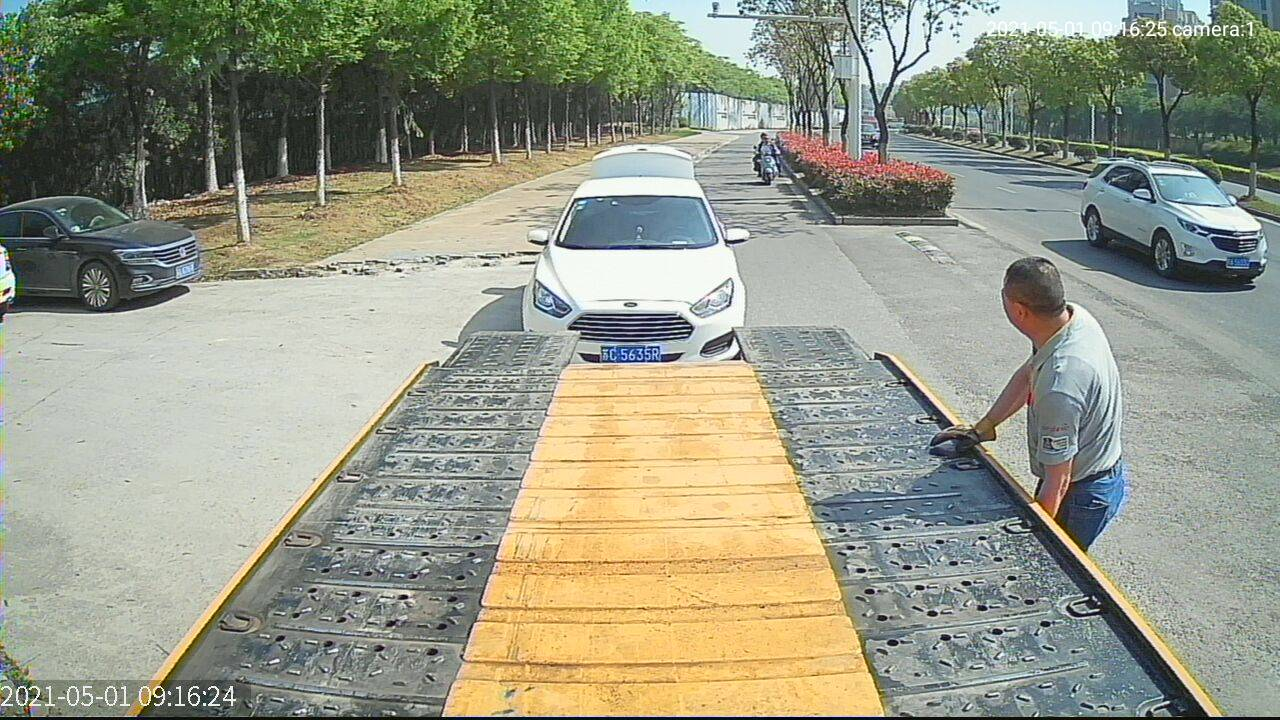
//> input picture opencv4_008/flat.jpg, 1280 x 720 px, given in place of flat11.jpg, which was not available
$ ./008   (built with g++ and OpenCV 4)
//> lines starting //> are read from the running program, lines starting //| are printed output that depends on the picture; pictures that were not available may be replaced by others from this repository, and a replacement may not be noted
#include <opencv2/opencv.hpp>
#include<iostream>
using namespace cv;
using namespace std;
int otherHist();
void histMatch();
void histMatch1();
void myNormalize();
// [6 lines left out: function orb_features, not called in this run]
//均衡的结果是图像对比度的增加。均衡能够使对比度较低的局部区域获得高对比度，从而分散最频繁的强度。当图像非常暗或者非常亮，并且背景和前景之间存在非常小的差异时，此方法非常有用。通过使用直方图均衡化，可以增加对比度，并提升暴露过度或暴露不足的细节。该技术在医学图像（例如X射线）中非常有用。
int main(int arg, char** argv) {
	Mat canvas = imread("D://images/flat11.jpg", IMREAD_COLOR);
//> canvas is the input picture: 720 rows x 1280 cols, CV_8UC3; mean B, G, R 134.5, 152.6, 150.2
	if (canvas.empty()) {
		printf("图像为空");
		waitKey(0);
		destroyAllWindows();
		return -1;
	}
	vector<Mat> mm;
	//通道分离
	split(canvas, mm);
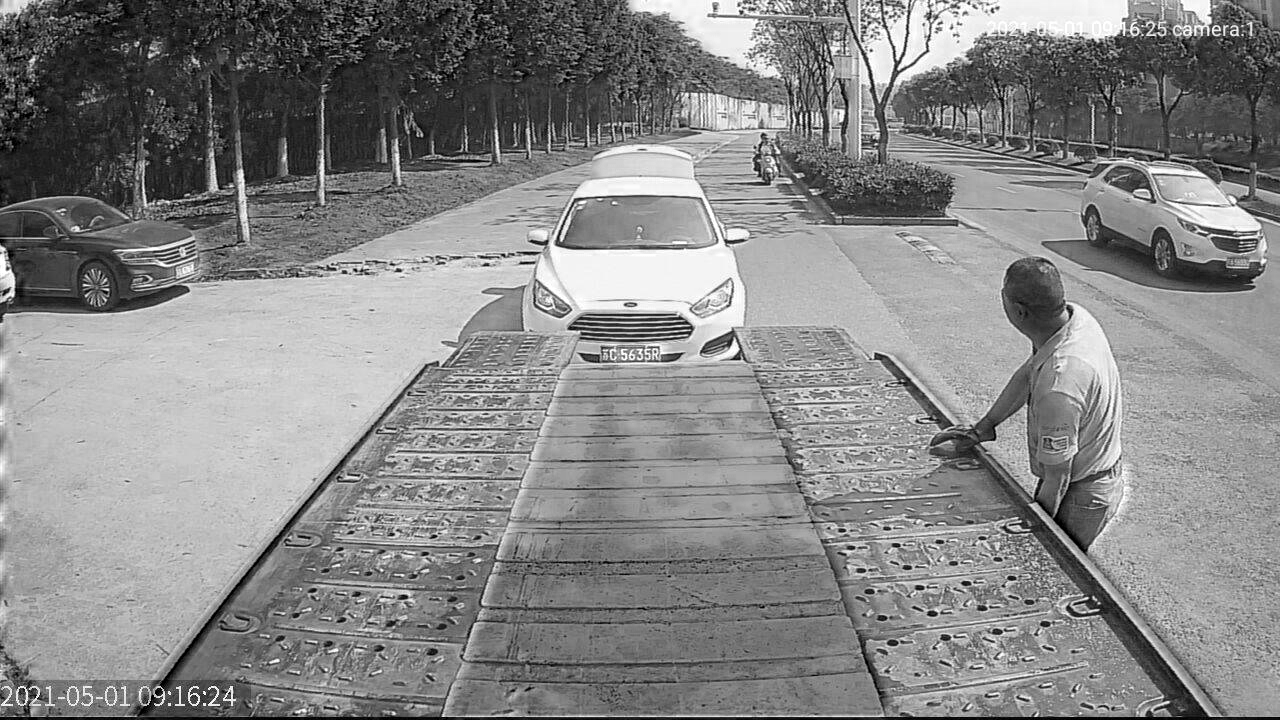
//> mm[0]: 720 rows x 1280 cols, CV_8UC1; min 0, max 255, mean 134.5
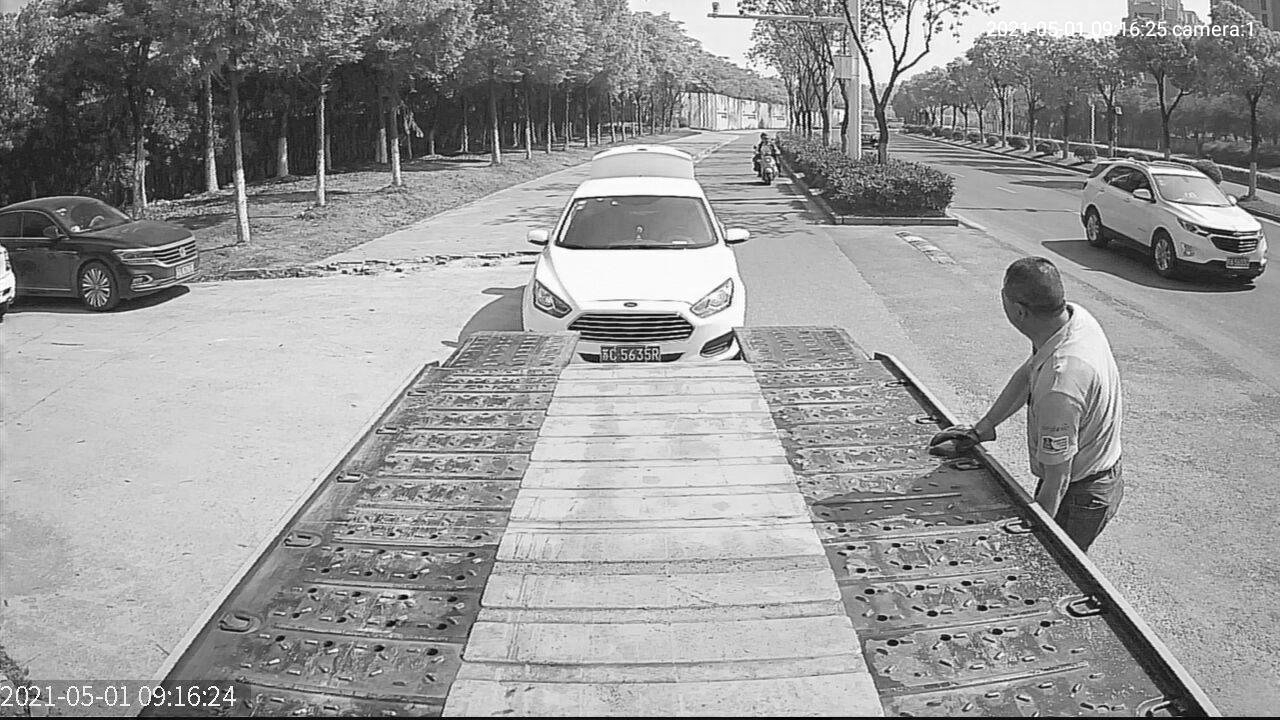
//> mm[1]: 720 rows x 1280 cols, CV_8UC1; min 0, max 255, mean 152.6
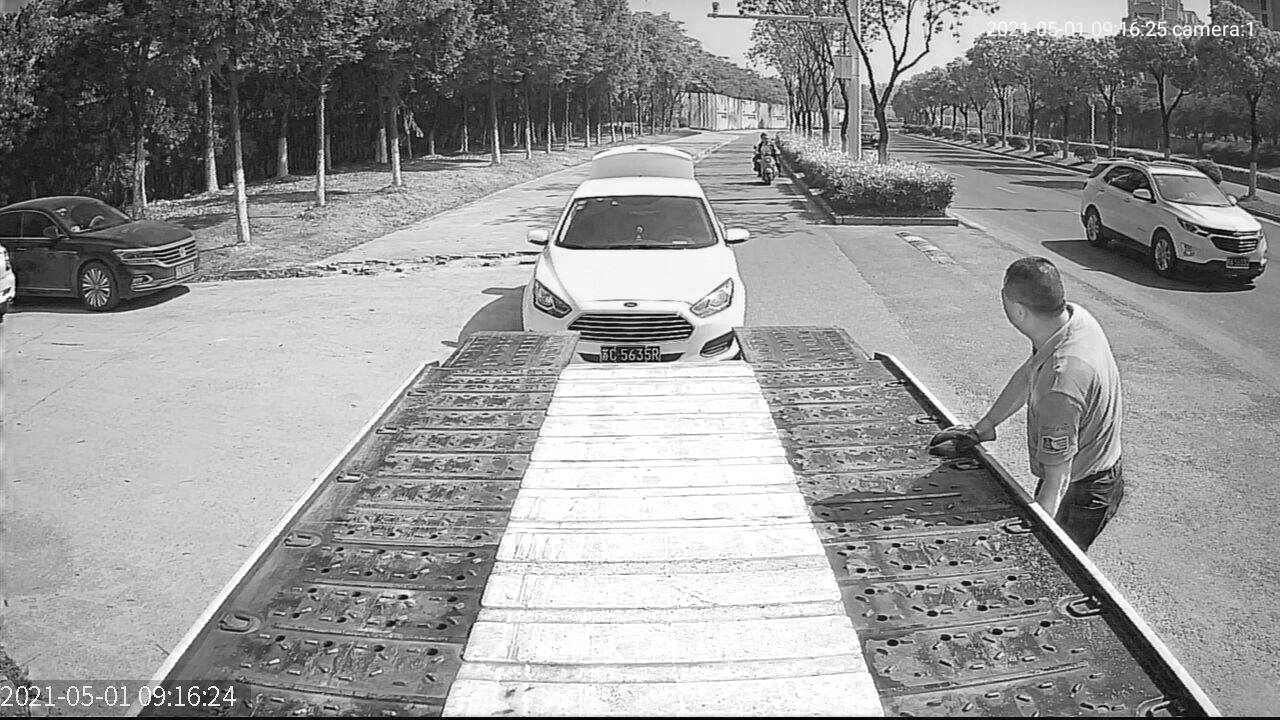
//> mm[2]: 720 rows x 1280 cols, CV_8UC1; min 0, max 255, mean 150.2
	namedWindow("canvas", WINDOW_AUTOSIZE);
	printf("分离出%d个通道", mm.size());
//| 分离出3个通道
	//计算直方图
	int histSize = 256;
	Mat b_hist, g_hist, r_hist;
	float range[] = { 0,255 };
	const float* histranges{ range };
	//1.待统计直方图的图像数组 2. 输入的图像数量 3. 需要统计的通道索引数组 4. 可选的操作掩码
	//5.输出的统计直方图的结果，是一个dims维度的数组 6. 需要计算直方图的维度（通道），必须是整数
	//7.存放每个维度直方图的数组尺寸bin 8. 每个图像通道中灰度值的取值范围 9.直方图是否均匀的标志，默认是true
	//10 是否累计统计直方图的标志。
	calcHist(&mm[0], 1, 0, Mat(), b_hist, 1, &histSize, &histranges, true, false);
//> b_hist = 256 values, max 6680 at index 169, min 0 at index 255, mean 3591.2
	calcHist(&mm[1], 1, 0, Mat(), g_hist, 1, &histSize, &histranges, true, false);
//> g_hist = 256 values, max 8746 at index 206, min 0 at index 255, mean 3591.4
	calcHist(&mm[2], 1, 0, Mat(), r_hist, 1, &histSize, &histranges, true, false);
//> r_hist = 256 values, max 8259 at index 245, min 0 at index 255, mean 3474.2

	Mat result = Mat::zeros(Size(600, 400), CV_8UC3);
	int margin = 50;
	int nm = result.rows - 2 * margin;
	//归一化 1.归一化输入 2. 归一化输出 3. 4. 5. 归一化
	normalize(b_hist, b_hist,
		0,//归一化最小值
		1,//归一化最大值
		NORM_MINMAX,//归一化所用的计算公式
		-1, Mat());// 默认值和掩码
//> b_hist = 256 values, max 1 at index 169, min 0 at index 255, mean 0.538
	normalize(g_hist, g_hist, 0, nm, NORM_MINMAX, -1, Mat());
//> g_hist = 256 values, max 300 at index 206, min 0 at index 255, mean 123.2
	normalize(r_hist, r_hist, 0, nm, NORM_MINMAX, -1, Mat());
//> r_hist = 256 values, max 300 at index 245, min 0 at index 255, mean 126.2

	float step = 500 / 256.0;
	for (int i = 0; i < 255; i++)
	{

		float bh1 = b_hist.at<float>(i, 0);
		float bh2 = b_hist.at<float>(i + 1, 0);
		line(result, Point(step*i, 50 + (nm - bh1)), Point(step*(i + 1), 50 + (nm - bh2)), Scalar(255, 0, 0), 2, 8, 0);

		float gh1 = g_hist.at<float>(i, 0);
		float gh2 = g_hist.at<float>(i + 1, 0);
		line(result, Point(step*i, 50 + (nm - gh1)), Point(step*(i + 1), 50 + (nm - gh2)), Scalar(0, 255, 0), 2, 8, 0);

		float rh1 = r_hist.at<float>(i, 0);
		float rh2 = r_hist.at<float>(i + 1, 0);
		line(result, Point(step*i, 50 + (nm - rh1)), Point(step*(i + 1), 50 + (nm - rh2)), Scalar(0, 0, 255), 2, 8, 0);

	}
//> this loop made 255 passes
//> (bh1, bh2, gh1, gh2, rh1, rh2) on passes 1 to 3: (0.268, 0.0362, 3.22, 0.995, 29.35, 6.36), (0.0362, 0.0356, 0.995, 1.44, 6.36, 5.96), (0.0356, 0.0409, 1.44, 1.92, 5.96, 6.83)
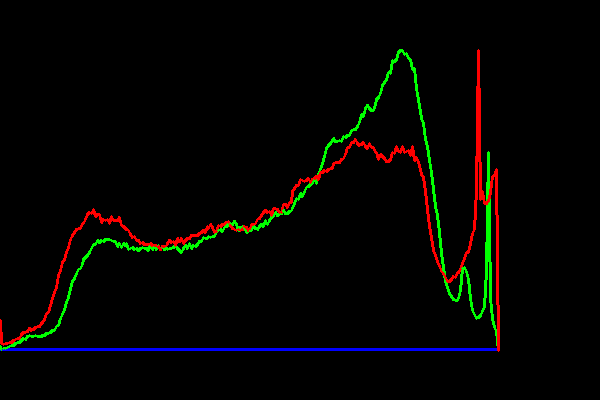
//> result: 400 rows x 600 cols, CV_8UC3; mean B, G, R 1.6, 3.9, 4.4

	imshow("result", result);

	/*//直方图均衡化，均衡亮度通道 ，增加对比度，暴露更多的差异，缺点背景噪声增加，有用信号减少。
	//用 yuv格式
	Mat result1;
	// Convert BGR image to YCbCr
	Mat ycrcb;
	cvtColor(canvas, ycrcb, COLOR_BGR2YCrCb);

	// Split image into channels
	vector<Mat> channels;
	split(ycrcb, channels);

	// Equalize the Y channel only  均衡化
	equalizeHist(channels[0], channels[0]);

	// Merge the result channels
	merge(channels, ycrcb);

	// Convert color ycrcb to BGR
	cvtColor(ycrcb, result1, COLOR_YCrCb2BGR);
	// Show image
	imshow("canvas", canvas);

	// Show image
	imshow("Equalized", result1);*/


	//卷积 框越大 越模糊，Size(3*3) 卷积核 贸定点 Point(-1, -1) 是中间位置，右上角是0,0

	//histMatch1();
	waitKey(0);
	destroyAllWindows();
	return 0;
}
// [99 lines left out: functions otherHist, histMatch, histMatch1, myNormalize, not called in this run]

$ run again, on opencv4_008/flatPart.jpg
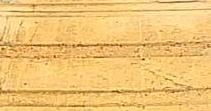
//> input picture opencv4_008/flatPart.jpg, 211 x 111 px, given in place of flat11.jpg, which was not available
//> canvas is the input picture: 111 rows x 211 cols, CV_8UC3; mean B, G, R 116.2, 194.8, 239.2
//> `split(canvas, mm);`:
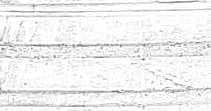
//> mm[2]: 111 rows x 211 cols, CV_8UC1; min 88, max 255, mean 239.2
//| 分离出3个通道
//> `calcHist(&mm[0], 1, 0, Mat(), b_hist, 1, &histSize, &histranges, true,..`: b_hist = 256 values, max 699 at index 123, min 0 at index 7, mean 91.49
//> `calcHist(&mm[1], 1, 0, Mat(), g_hist, 1, &histSize, &histranges, true,..`: g_hist = 256 values, max 751 at index 205, min 0 at index 0, mean 91.49
//> `calcHist(&mm[2], 1, 0, Mat(), r_hist, 1, &histSize, &histranges, true,..`: r_hist = 256 values, max 949 at index 252, min 0 at index 0, mean 71.24
//> `normalize(b_hist, b_hist, 0, 1, NORM_MINMAX, -1, Mat());`: b_hist = 256 values, max 1 at index 123, min 0 at index 7, mean 0.131
//> `normalize(g_hist, g_hist, 0, nm, NORM_MINMAX, -1, Mat());`: g_hist = 256 values, max 300 at index 205, min 0 at index 0, mean 36.55
//> `normalize(r_hist, r_hist, 0, nm, NORM_MINMAX, -1, Mat());`: r_hist = 256 values, max 300 at index 252, min 0 at index 0, mean 22.52
//> the loop `for (int i = 0; i < 255; i++)` made 255 passes
//> (bh1, bh2, gh1, gh2) on passes 1 to 3: (0.0129, 0.00286, 0, 0), (0.00286, 0.00143, 0, 0), (0.00143, 0.00715, 0, 0)
//> after the loop `for (int i = 0; i < 255; i++)`:
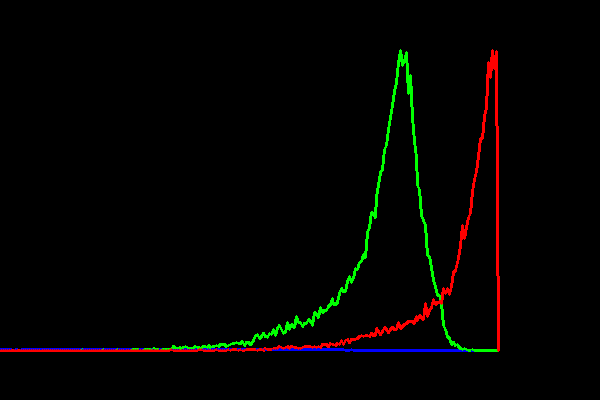
//> result: 400 rows x 600 cols, CV_8UC3; mean B, G, R 0.9, 2.9, 3.5
